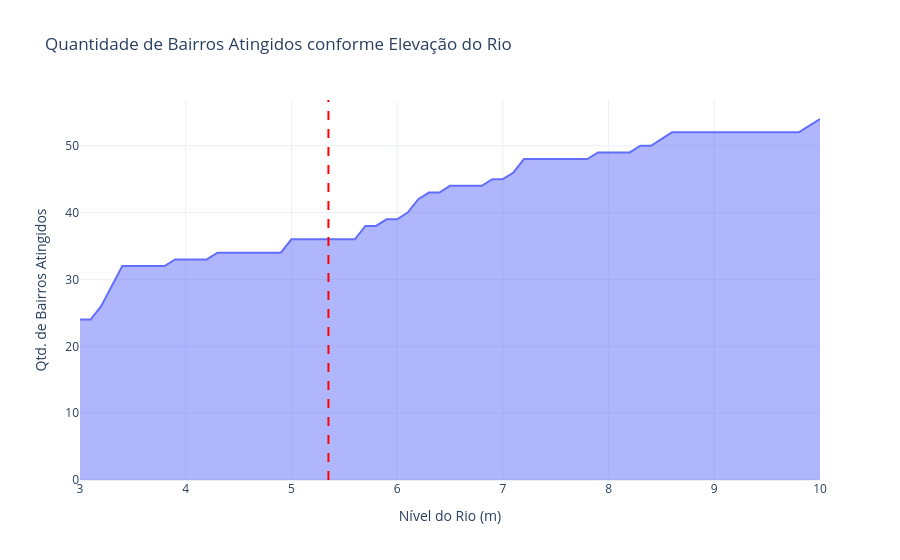

The notebook cell this image was saved under:
### Markdown cell above
### Gráfico 4 (Tela 1): Avanço da Mancha de Inundação (Apoio aos Cards)
Visão complementar para entender como a quantidade de bairros atingidos sobe com a elevação.

### Code cell
df_bairros_atingidos = df[df['affected_buildings'] > 0].groupby('nivel_m')['bairro'].count().reset_index()

fig4 = px.area(df_bairros_atingidos, x='nivel_m', y='bairro',
               title='Quantidade de Bairros Atingidos conforme Elevação do Rio',
               labels={'bairro': 'Qtd. de Bairros Atingidos', 'nivel_m': 'Nível do Rio (m)'})

fig4.add_vline(x=5.35, line_dash="dash", line_color="red")
fig4.show()

# Gráfico de área para dar suporte aos indicadores do topo da Tela 1, 
# ilustrando a velocidade com que a enchente se espalha geograficamente.

### Figure 1 — Plotly figure (JSON) as saved in the notebook; plotly's stock layout.template omitted (floating-point values rounded to 4 significant figures)
{"data": [{"fillpattern": {"shape": ""}, "hovertemplate": "Nível do Rio (m)=%{x}<br>Qtd. de Bairros Atingidos=%{y}<extra></extra>", "legendgroup": "", "line": {"color": "#636efa"}, "marker": {"symbol": "circle"}, "mode": "lines", "name": "", "orientation": "v", "showlegend": false, "stackgroup": "1", "type": "scatter", "x": [3.0, 3.1, 3.2, 3.3, 3.4, 3.5, 3.6, 3.7, 3.8, 3.9, 4.0, 4.1, 4.2, 4.3, 4.4, 4.5, 4.6, 4.7, 4.8, 4.9, 5.0, 5.1, 5.2, 5.3, 5.4, 5.5, 5.6, 5.7, 5.8, 5.9, 6.0, 6.1, 6.2, 6.3, 6.4, 6.5, 6.6, 6.7, 6.8, 6.9, 7.0, 7.1, 7.2, 7.3, 7.4, 7.5, 7.6, 7.7, 7.8, 7.9, 8.0, 8.1, 8.2, 8.3, 8.4, 8.5, 8.6, 8.7, 8.8, 8.9, 9.0, 9.1, 9.2, 9.3, 9.4, 9.5, 9.6, 9.7, 9.8, 9.9, 10.0], "xaxis": "x", "y": [24, 24, 26, 29, 32, 32, 32, 32, 32, 33, 33, 33, 33, 34, 34, 34, 34, 34, 34, 34, 36, 36, 36, 36, 36, 36, 36, 38, 38, 39, 39, 40, 42, 43, 43, 44, 44, 44, 44, 45, 45, 46, 48, 48, 48, 48, 48, 48, 48, 49, 49, 49, 49, 50, 50, 51, 52, 52, 52, 52, 52, 52, 52, 52, 52, 52, 52, 52, 52, 53, 54], "yaxis": "y"}], "layout": {"legend": {"tracegroupgap": 0}, "shapes": [{"line": {"color": "red", "dash": "dash"}, "type": "line", "x0": 5.35, "x1": 5.35, "xref": "x", "y0": 0, "y1": 1, "yref": "y domain"}], "title": {"text": "Quantidade de Bairros Atingidos conforme Elevação do Rio"}, "xaxis": {"anchor": "y", "domain": [0, 1], "title": {"text": "Nível do Rio (m)"}}, "yaxis": {"anchor": "x", "domain": [0, 1], "title": {"text": "Qtd. de Bairros Atingidos"}}}}
